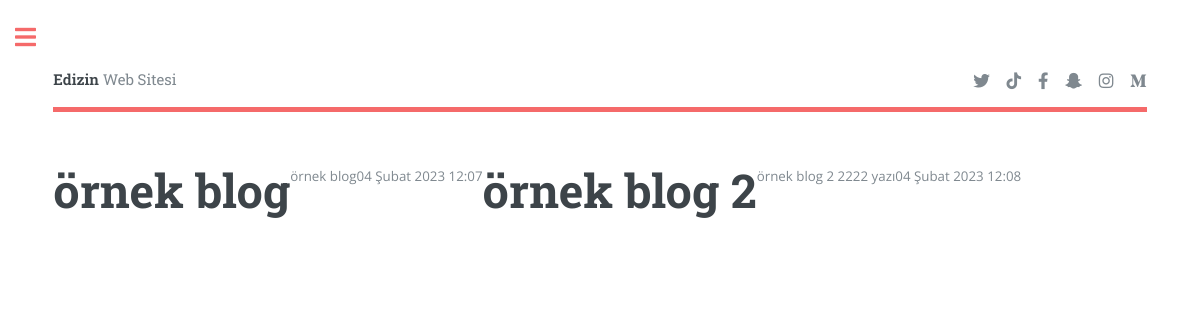
Page /ediz/ on the committed database.
### ediz/models.py (models this page shows, shortened)
class BlogModel(models.Model):
    class Meta:
        verbose_name = 'Gönderi'
        verbose_name_plural = 'Gönderiler'
    baslik = models.CharField(verbose_name="Başlık",max_length=200)
    yazi = models.TextField(verbose_name="Yazı Gövdesi")
    kayitzaman = models.DateTimeField(verbose_name="Kayıt Zaman",default=timezone.now)
    yayimzaman = models.DateTimeField(verbose_name="Yayımlanma Zamanı",null=True,blank=True)

### ediz/views.py (the view)
# urls.py: path('',views.listele,name="Bora_listele")
def listele(request):
    gonderiler =  BlogModel.objects.all()
    return render(request,"ediz/listele.html",{"gonderiler":gonderiler})

### templates/ediz/listele.html
{% extends '../base.html' %}
{% block baslik %}
    <a href="index.html" class="logo"><strong>Edizin</strong> Web Sitesi</a>
{% endblock baslik %}
{% block icerik %}
    {% for data in gonderiler %}
        <h1>{{data.baslik}}</h1>
        <p>{{data.yazi}}</p>
        {{data.kayitzaman}}
    {% endfor %}
{% endblock icerik %}

### static/assets/css/main.css (style rules this page uses)
html, body, div, span, applet, object, iframe, h1, h2, h3, h4, h5, h6, p, blockquote, pre, a, abbr, acronym, address, big, cite, code, del, dfn, em, img, ins, kbd, q, s, samp, small, strike, strong, sub, sup, tt, var, b, u, i, center, dl, dt, dd, ol, ul, li, fieldset, form, label, legend, table, caption, tbody, tfoot, thead, tr, th, td, article, aside, canvas, details, embed, figure, figcaption, footer, header, hgroup, menu, nav, output, ruby, section, summary, time, mark, audio, video { margin: 0; padding: 0; border: 0; font-size: 100%; font: inherit; vertical-align: baseline; }
body { line-height: 1; }
body { -webkit-text-size-adjust: none; }
body { -ms-overflow-style: scrollbar; }
html { box-sizing: border-box; }
*, *:before, *:after { box-sizing: inherit; }
body { background: #ffffff; }
body, input, select, textarea { color: #7f888f; font-family: "Open Sans", sans-serif; font-size: 13pt; font-weight: 400; line-height: 1.65; }
@media screen and (max-width: 1680px) { body, input, select, textarea { font-size: 11pt; } }
@media screen and (max-width: 1280px) { body, input, select, textarea { font-size: 10pt; } }
a { -moz-transition: color 0.2s ease-in-out, border-bottom-color 0.2s ease-in-out; -webkit-transition: color 0.2s ease-in-out, border-bottom-color 0.2s ease-in-out; -ms-transition: color 0.2s ease-in-out, border-bottom-color 0.2s ease-in-out; transition: color 0.2s ease-in-out, border-bottom-color 0.2s ease-in-out; border-bottom: dotted 1px; color: #f56a6a; text-decoration: none; }
strong, b { color: #3d4449; font-weight: 600; }
p { margin: 0 0 2em 0; }
h1, h2, h3, h4, h5, h6 { color: #3d4449; font-family: "Roboto Slab", serif; font-weight: 700; line-height: 1.5; margin: 0 0 1em 0; }
h1 { font-size: 4em; margin: 0 0 0.5em 0; line-height: 1.3; }
@media screen and (max-width: 1680px) { h1 { font-size: 3.5em; } }
#header > * { -moz-flex: 1; -webkit-flex: 1; -ms-flex: 1; flex: 1; margin-bottom: 0; }
#header .logo { border-bottom: 0; color: inherit; font-family: "Roboto Slab", serif; font-size: 1.125em; }
#banner h1 { margin-top: -0.125em; }

### rows in the picture
BlogModel: baslik "örnek blog", yazi "örnek blog", kayitzaman "04 Şubat 2023 12:07"
BlogModel: baslik "örnek blog 2", yazi "örnek blog 2 2222 yazı", kayitzaman "04 Şubat 2023 12:08"
